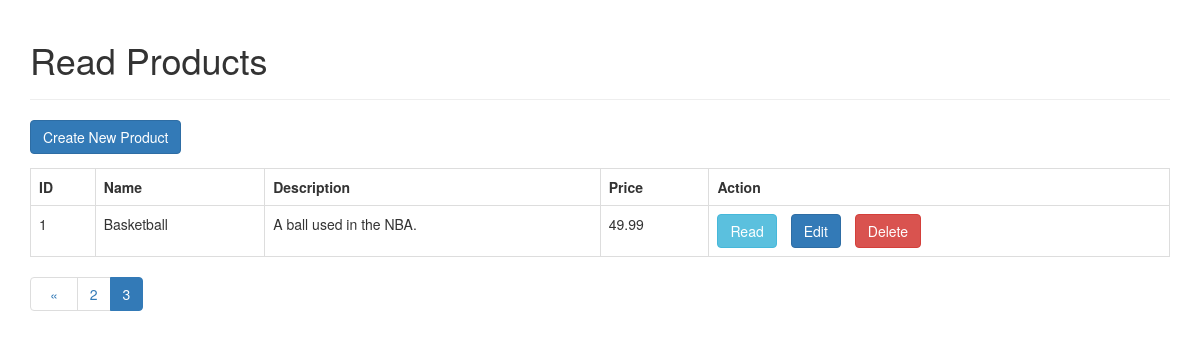
The page /index.php?page=3 on the database its author committed.
### tables this page shows
CREATE TABLE `products` (
  `id` int(11) NOT NULL,
  `name` varchar(128) NOT NULL,
  `description` text NOT NULL,
  `price` double NOT NULL,
  `created` datetime NOT NULL,
  `modified` timestamp NOT NULL DEFAULT current_timestamp() ON UPDATE current_timestamp(),
  `image` blob DEFAULT NULL
);

### index.php (the view, shortened to what this page needs)
<!DOCTYPE HTML>
<html>
<head>
    <link rel="stylesheet" href="https://maxcdn.bootstrapcdn.com/bootstrap/3.3.7/css/bootstrap.min.css" />
</head>
<body>
    <div class="container">
        <div class="page-header">
            <h1>Read Products</h1>
        </div>
        <?php
include 'config/database.php';
$page = isset($_GET['page']) ? $_GET['page'] : 1;
$records_per_page = 5;
$from_record_num = ($records_per_page * $page) - $records_per_page;
$query = "SELECT id, name, description, price FROM products ORDER BY id DESC
    LIMIT :from_record_num, :records_per_page";
$stmt = $con->prepare($query);
$stmt->bindParam(":from_record_num", $from_record_num, PDO::PARAM_INT);
$stmt->bindParam(":records_per_page", $records_per_page, PDO::PARAM_INT);
$stmt->execute();
$num = $stmt->rowCount();
echo "<a href='create.php' class='btn btn-primary m-b-1em'>Create New Product</a>";
if($num>0){
    echo "<table class='table table-hover table-responsive table-bordered'>";
    echo "<tr>";
        echo "<th>ID</th>";
        echo "<th>Name</th>";
        echo "<th>Description</th>";
        echo "<th>Price</th>";
        echo "<th>Action</th>";
    echo "</tr>";
while ($row = $stmt->fetch(PDO::FETCH_ASSOC)){
    extract($row);
    echo "<tr>";
        echo "<td>{$id}</td>";
        echo "<td>{$name}</td>";
        echo "<td>{$description}</td>";
        echo "<td>{$price}</td>";
        echo "<td>";
            echo "<a href='read_one.php?id={$id}' class='btn btn-info m-r-1em'>Read</a>";
            echo "<a href='update.php?id={$id}' class='btn btn-primary m-r-1em'>Edit</a>";
            echo "<a href='#' onclick='delete_user({$id});'  class='btn btn-danger'>Delete</a>";
        echo "</td>";
    echo "</tr>";
}
echo "</table>";
include_once "paging.php";
}
else{
    echo "<div class='alert alert-danger'>No records found.</div>";
}
?>
    </div>
</body>
</html>

### index.php (style rules this page uses)
.m-r-1em { margin-right:1em; }
.m-b-1em { margin-bottom:1em; }

### rows shown on the page
products: id "1", name "Basketball", description "A ball used in the NBA.", price "49.99"
